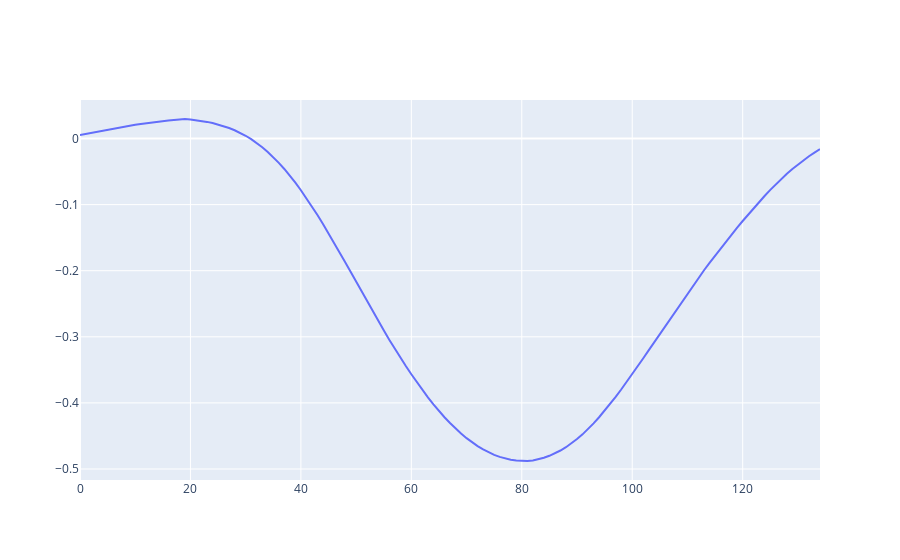

Write notebook code for a chart like this one.
### Code cell
fig = make_subplots(rows=1, cols=1)
fig.append_trace(go.Scatter(y=temp3), row=1, col=1)
fig.show()

### Figure 1 — Plotly figure (JSON) as saved in the notebook; plotly's stock layout.template omitted (floating-point values rounded to 4 significant figures; data arrays with more than 128 entries replaced by an {"elided": "..."} marker saying what was removed)
{"data": [{"type": "scatter", "xaxis": "x", "y": {"elided": "135 float values"}, "yaxis": "y"}], "layout": {"xaxis": {"anchor": "y", "domain": [0, 1]}, "yaxis": {"anchor": "x", "domain": [0, 1]}}}
